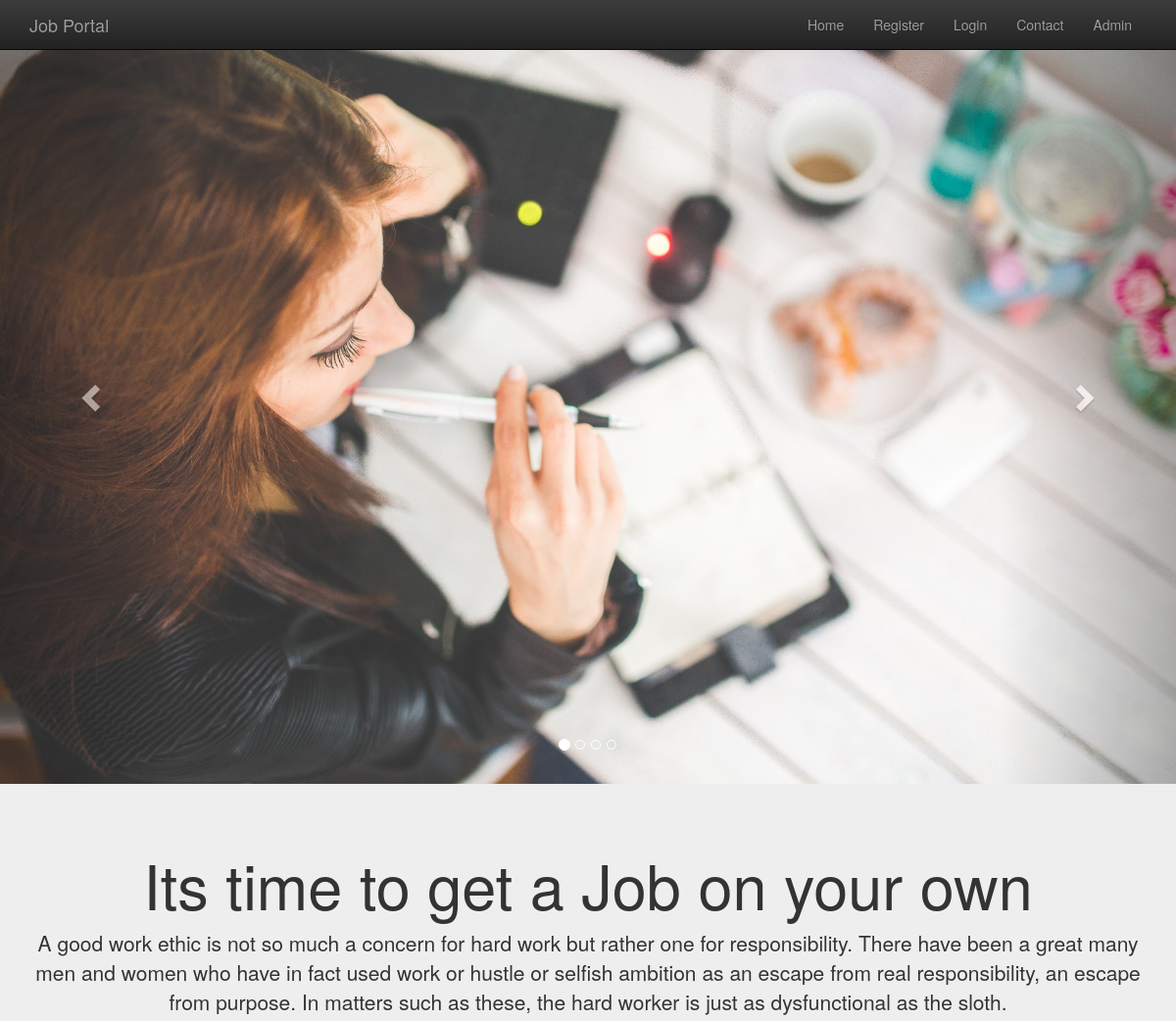
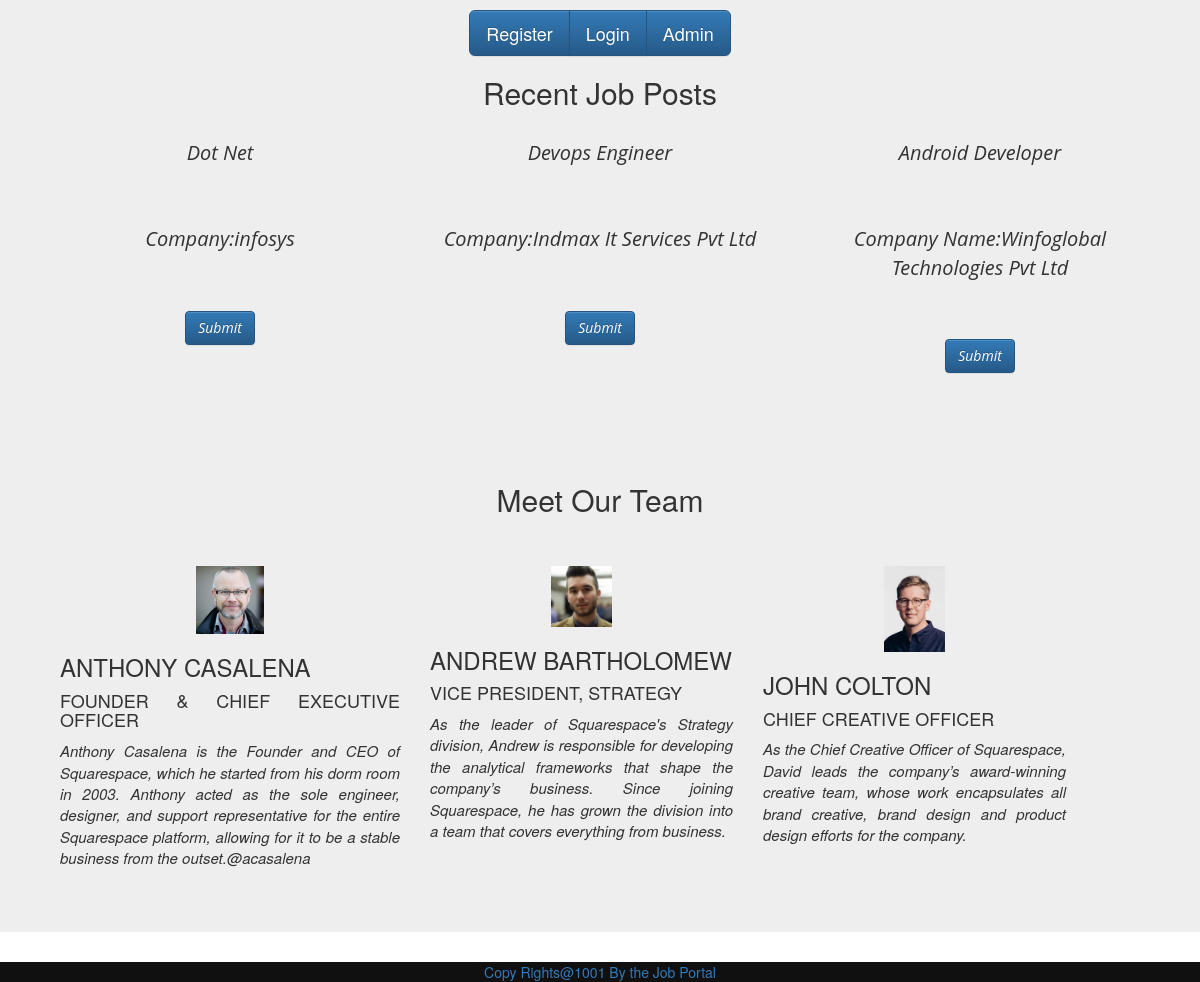
The page / on the database its author committed (2 pictures, top to bottom).
### tables this page shows
CREATE TABLE IF NOT EXISTS `posts` (
  `id` int(100) NOT NULL AUTO_INCREMENT,
  `desg` varchar(100) NOT NULL,
  `desc1` varchar(10000) NOT NULL,
  `skill` varchar(200) NOT NULL,
  `datetime` datetime NOT NULL,
  PRIMARY KEY (`id`)
);

### index.php (the view, shortened to what this page needs)
<html>
<head>
<link rel="stylesheet" text="text/css" href="css/bootstrap.min.css">
<link rel="stylesheet" text="text/css" href="css/bootstrap-theme.min.css">
<link rel="stylesheet" text="text/css" href="css/style.css">
</head>
<body>
<nav class="navbar navbar-inverse navbar-fixed-top" id="my-navbar">
<div class="container">
<div class="nav-header logo">
<a href="index.php" class="navbar-brand pull-left">Job Portal</a>
</div>
<div class="collapse navbar-collapse menu">
<ul class="nav navbar-nav pull-right" >
<li><a href="index.php">Home</a></li>
<li><a href="register.php">Register</a></li>
<li><a href="login.php">Login</a></li>
<li><a href="contact.php">Contact</a></li>
<li><a href="alogin.php">Admin</a></li>
</ul>
</div>
</div>
</nav>
  <div id="myCarousel" class="carousel slide" data-ride="carousel">
    <ol class="carousel-indicators">
      <li data-target="#myCarousel" data-slide-to="0" class="active"></li>
      <li data-target="#myCarousel" data-slide-to="1"></li>
      <li data-target="#myCarousel" data-slide-to="2"></li>
      <li data-target="#myCarousel" data-slide-to="3"></li>
    </ol>
    <div class="carousel-inner" role="listbox">
      <div class="item active">
        <img src="slider/s1.jpg" alt="young" width="100%" >
      </div>
    </div>
    <a class="left carousel-control" href="#myCarousel" role="button" data-slide="prev">
      <span class="glyphicon glyphicon-chevron-left" aria-hidden="true"></span>
    </a>
    <a class="right carousel-control" href="#myCarousel" role="button" data-slide="next">
      <span class="glyphicon glyphicon-chevron-right" aria-hidden="true"></span>
    </a>
  </div>
<div class="jumbotron">
<div class="container text-center">
<h1>Its	 time to get a Job on your own</h1>
<p>A good work ethic is not so much a concern for hard work but rather one for responsibility. There have been a great many men and women who have in fact used work or hustle or selfish ambition as an escape from real responsibility, an escape from purpose. In matters such as these, the hard worker is just as dysfunctional as the sloth.</p>
<div class="btn-group">
	<a href="register.php" class="btn btn-lg btn-primary">Register</a>
	<a href="login.php" class="btn btn-lg btn-primary">Login</a>
	<a href="alogin.php" class="btn btn-lg btn-primary">Admin</a>
</div>
</div>
<div class="container text-center">
<h2>Recent Job Posts</h2>
<?php
	$sql="select * from posts order by desc1 desc limit 4";
	$res=mysql_query($sql) or die(mysql_error());
	while($pos=mysql_fetch_array($res))
	{
		echo'<div class="col-md-4" style="padding-top:20px;font-style:oblique;font-size:20px;font-family:Open Sans;">';
		echo $pos[1]."<br/><br/><br/>";
		echo substr($pos[2],0,100)."<br/><br/><br/>";
		echo"<form action='login.php' method='post'><input type='submit' name='apply' values='APPLY'  class='btn btn-primary'></form>";
		echo'</div>';
	}
?>
</div>
<div class="container text-center" style="padding-top:30px;">
<h2 class="text-center" style="padding:40px 0;">Meet Our Team</h2>
<div class="col-md-12">
<div class="col-md-4" style="width:30% padding-left:30px;">
<img src="images/11.jpg" width=20%>
<div class="text-justify">
<h3>ANTHONY CASALENA</h3>
<h4>FOUNDER & CHIEF EXECUTIVE OFFICER</h4>
<p style="font-size:15px; font-style:oblique;">Anthony Casalena is the Founder and CEO of Squarespace,
which he started from his dorm room in 2003. Anthony acted as the sole engineer, designer, and support representative for the entire Squarespace platform,
 allowing for it to be a stable business from the outset.<i class="fa fa-twitter">@acasalena</i></p>
</div>
</div>
<div class="col-md-4" style="width:30%;">
<img src="images/15.jpg"  width=20%>
<div class="text-justify">
<h3>ANDREW BARTHOLOMEW</h3>
<h4>VICE PRESIDENT, STRATEGY</h4>
<p style="font-size:15px; font-style:oblique;"	>As the leader of Squarespace's Strategy division,
Andrew is responsible for developing the analytical frameworks that shape the company’s business.
 Since joining Squarespace, he has grown the division into a team that covers everything from business.</p>
</div>
</div>
<div class="col-md-4" style="width:30%;">
<img src="images/01.jpg"  width=20%>
<div class="text-justify">
<h3>JOHN COLTON</h3>
<h4>CHIEF CREATIVE OFFICER</h4>
<p style="font-size:15px; font-style:oblique;">As the Chief Creative Officer of Squarespace,
David leads the company’s award-winning creative team,
whose work encapsulates all brand creative, brand design and product design efforts for the company.
</p>
</div>
</div>
</div>
</div>
</div>
<div class="footer text-center bill">
<a href="index.php">Copy Rights@1001 <span>By the Job Portal</span></a>
</div>
</body>

### css/style.css (style rules this page uses)
.bill { background-color:#101010 !important; }

### rows shown on the page
posts: desg "Dot Net", desc1 "Company:infosys"
posts: desg "Devops Engineer", desc1 "Company:Indmax It Services Pvt Ltd"
posts: desg "Android Developer", desc1 "Company Name:Winfoglobal Technologies Pvt Ltd"
